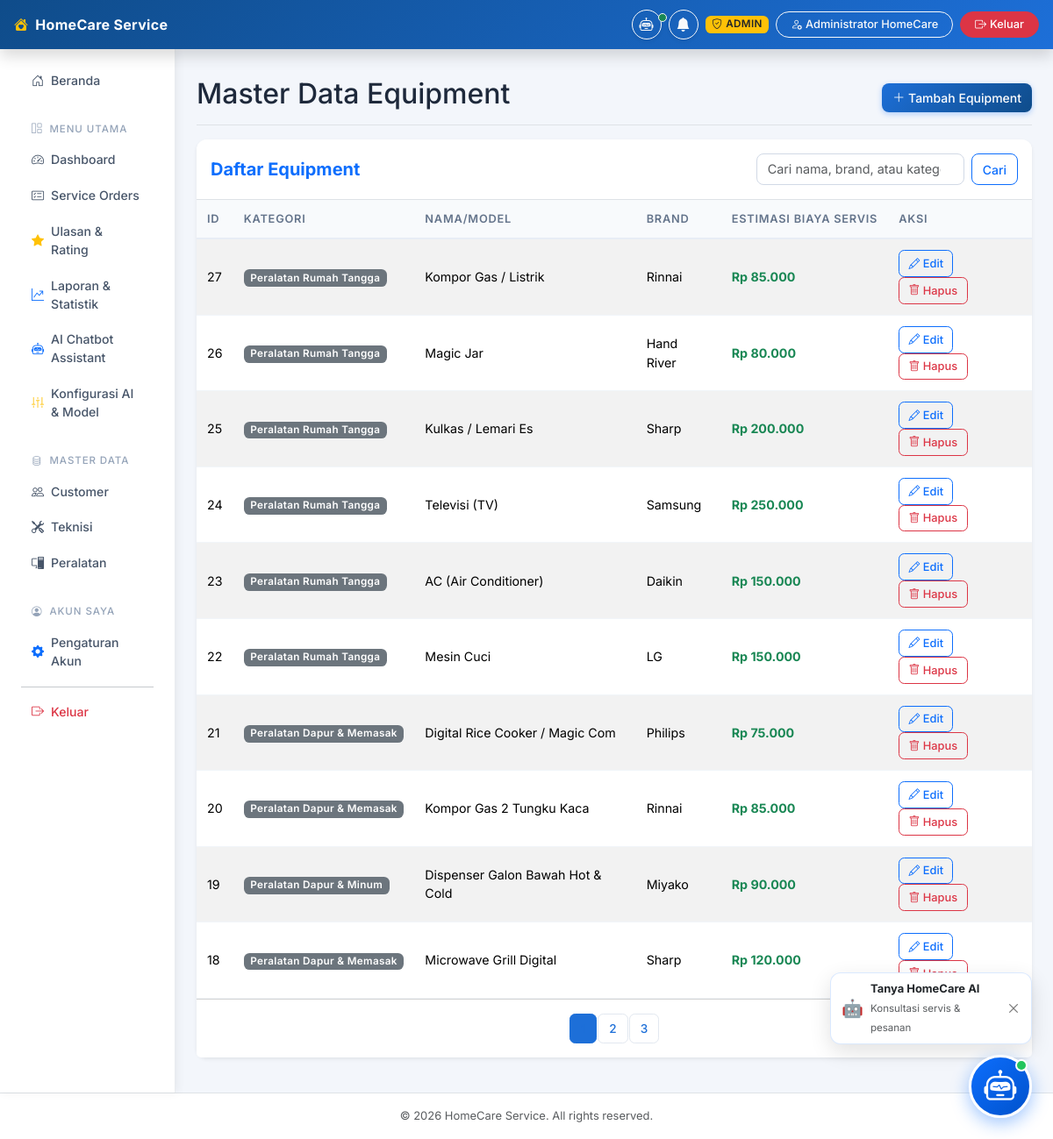
Page /admin/equipment (signed in) on the committed database.
### tables this page shows
CREATE TABLE `equipment` (
  `id` int(11) NOT NULL AUTO_INCREMENT,
  `name` varchar(100) NOT NULL,
  `brand` varchar(100) DEFAULT NULL,
  `category` varchar(100) DEFAULT NULL,
  `description` text DEFAULT NULL,
  `repair_price` decimal(10,2) NOT NULL DEFAULT 0.00,
  `created_at` timestamp NOT NULL DEFAULT current_timestamp(),
  `updated_at` timestamp NOT NULL DEFAULT current_timestamp() ON UPDATE current_timestamp(),
  PRIMARY KEY (`id`),
  KEY `idx_category` (`category`)
);

### app/Core/Controller.php (called while the page is built, shortened)
<?php
class Controller {
    public function view($view, $data = [], $layout = "main") {
        extract($data);
        require_once "../app/Views/layouts/" . $layout . ".php";
    }
    public function model($model) {
        return new $model();
    }
}

### app/Controllers/AdminEquipmentController.php (called while the page is built, shortened)
<?php
class AdminEquipmentController extends Controller {
    public function index() {
        $eqModel = $this->model('Equipment');
        $search = $_GET['search'] ?? '';
        $page = isset($_GET['page']) ? (int)$_GET['page'] : 1;
        $limit = 10;
        $offset = ($page - 1) * $limit;
        $total = $eqModel->getTotal($search);
        $equipments = $eqModel->getAll($search, $limit, $offset);
        $data = [
            'title' => 'Master Equipment - Admin',
            'equipments' => $equipments,
            'search' => $search,
            'page' => $page,
            'total_pages' => ceil($total / $limit)
        ];
        $this->view('admin/equipment/index', $data);
    }
}

### public/index.php (called while the page is built, shortened)
<?php
require_once "../app/Config/Database.php";
require_once "../app/Core/Controller.php";
$router = require_once "../routes/web.php";
$url = isset($_GET["url"]) ? "/" . rtrim($_GET["url"], "/") : "/";
$router->dispatch($url);

### app/Config/Database.php (called while the page is built, shortened)
<?php
class Database {
    private $host = DB_HOST;
    private $user = DB_USER;
    private $pass = DB_PASS;
    private $dbname = DB_NAME;
    private $dbh;
    private $error;
    public function __construct() {
        $dsn = "mysql:host=" . $this->host . ";dbname=" . $this->dbname . ";charset=utf8mb4";
        $options = array(
            PDO::ATTR_ERRMODE => PDO::ERRMODE_EXCEPTION,
            PDO::ATTR_DEFAULT_FETCH_MODE => PDO::FETCH_ASSOC,
            PDO::ATTR_TIMEOUT => 5
        );
        try {
            $this->dbh = new PDO($dsn, $this->user, $this->pass, $options);
        } catch(PDOException $e) {
            if ($e->getCode() == 1049 || strpos($e->getMessage(), 'Unknown database') !== false) {
                try {
                    $pdoInit = new PDO("mysql:host=" . $this->host . ";charset=utf8mb4", $this->user, $this->pass, $options);
                    $pdoInit->exec("CREATE DATABASE IF NOT EXISTS `" . $this->dbname . "` CHARACTER SET utf8mb4 COLLATE utf8mb4_unicode_ci");
                    $pdoInit->exec("USE `" . $this->dbname . "`");
                    $schemaFile = __DIR__ . '/../../database/schema.sql';
                    if (file_exists($schemaFile)) {
                        $sql = file_get_contents($schemaFile);
                        $pdoInit->exec($sql);
                    }
                    $this->dbh = new PDO($dsn, $this->user, $this->pass, $options);
                    self::$sharedPdo = $this->dbh;
                    return;
                } catch (PDOException $ex) {
                    $this->error = $ex->getMessage();
                }
            } else {
                $this->error = $e->getMessage();
            }
            if (!$this->dbh) {
                throw new Exception("Koneksi Database Gagal: " . $this->error . ". Pastikan MySQL pada XAMPP sudah aktif dan database/migrate.php sudah dijalankan.");
            }
        }
    }
    public function getConnection() {
        return $this->dbh;
    }
}

### app/Core/Model.php (called while the page is built)
<?php
class Model {
    protected $db;
    public function __construct() {
        $this->db = new Database();
    }
    protected function getPDO() {
        return $this->db->getConnection();
    }
}

### app/Models/Equipment.php (called while the page is built, shortened)
<?php
require_once '../app/Core/Model.php';
class Equipment extends Model {
    public function getAll($search = '', $limit = 10, $offset = 0) {
        $sql = "SELECT * FROM equipment";
        $sql .= " ORDER BY id DESC LIMIT :limit OFFSET :offset";
        $stmt = $this->getPDO()->prepare($sql);
        $stmt->bindValue(':limit', (int)$limit, PDO::PARAM_INT);
        $stmt->bindValue(':offset', (int)$offset, PDO::PARAM_INT);
        $stmt->execute();
        return $stmt->fetchAll(PDO::FETCH_ASSOC);
    }
}

### app/Views/admin/equipment/index.php (the view, shortened to what this page needs)
<div class="d-flex justify-content-between flex-wrap flex-md-nowrap align-items-center pt-3 pb-2 mb-3 border-bottom">
    <h1 class="h2">Master Data Equipment</h1>
    <a href="<?= BASE_URL ?>/admin/equipment/create" class="btn btn-primary"><i class="bi bi-plus-lg"></i> Tambah Equipment</a>
</div>
<div class="card shadow-sm border-0 mb-4">
    <div class="card-header bg-white border-bottom pt-3 pb-3 d-flex justify-content-between align-items-center">
        <h5 class="mb-0 text-primary fw-bold">Daftar Equipment</h5>
        <form class="d-flex" method="GET" action="<?= BASE_URL ?>/admin/equipment">
            <input class="form-control me-2" type="search" name="search" placeholder="Cari nama, brand, atau kategori..." value="<?= htmlspecialchars($search) ?>">
            <button class="btn btn-outline-primary" type="submit">Cari</button>
        </form>
    </div>
    <div class="card-body p-0">
        <div class="table-responsive">
            <table class="table table-hover table-striped mb-0">
                <thead class="table-light">
                    <tr>
                        <th>ID</th>
                        <th>Kategori</th>
                        <th>Nama/Model</th>
                        <th>Brand</th>
                        <th>Estimasi Biaya Servis</th>
                        <th>Aksi</th>
                    </tr>
                </thead>
                <tbody>
                    <?php if(!empty($equipments)): ?>
                        <?php foreach($equipments as $e): ?>
                            <tr>
                                <td><?= htmlspecialchars($e['id']) ?></td>
                                <td><span class="badge bg-secondary"><?= htmlspecialchars($e['category'] ?? 'Uncategorized') ?></span></td>
                                <td><?= htmlspecialchars($e['name']) ?></td>
                                <td><?= htmlspecialchars($e['brand'] ?? '-') ?></td>
                                <td><span class="text-success fw-bold">Rp <?= number_format($e['repair_price'] ?? 0, 0, ',', '.') ?></span></td>
                                <td>
                                    <a href="<?= BASE_URL ?>/admin/equipment/edit?id=<?= $e['id'] ?>" class="btn btn-sm btn-outline-primary"><i class="bi bi-pencil"></i> Edit</a>
                                    <form action="<?= BASE_URL ?>/admin/equipment/delete" method="POST" class="d-inline" onsubmit="return confirm('Apakah Anda yakin ingin menghapus equipment ini?');">
                                        <button type="submit" class="btn btn-sm btn-outline-danger"><i class="bi bi-trash"></i> Hapus</button>
                                    </form>
                                </td>
                            </tr>
                        <?php endforeach; ?>
                    <?php else: ?>
                        <tr>
                            <td colspan="5" class="text-center py-4 text-muted">Data equipment tidak ditemukan.</td>
                        </tr>
                    <?php endif; ?>
                </tbody>
            </table>
        </div>
    </div>
    <?php if($total_pages > 1): ?>
    <div class="card-footer bg-white pt-3 pb-3">
        <nav aria-label="Page navigation">
            <ul class="pagination mb-0 justify-content-center">
                <?php for($i=1; $i<=$total_pages; $i++): ?>
                    <li class="page-item <?= $i == $page ? 'active' : '' ?>">
                        <a class="page-link" href="<?= BASE_URL ?>/admin/equipment?page=<?= $i ?>&search=<?= urlencode($search) ?>"><?= $i ?></a>
                    </li>
                <?php endfor; ?>
            </ul>
        </nav>
    </div>
    <?php endif; ?>
</div>

### public/css/style.css (style rules this page uses)
body { font-family: "Inter", "Segoe UI", Tahoma, Geneva, Verdana, sans-serif; background-color: #f3f6fb; color: #1e293b; font-size: 0.925rem; }
.card { border-radius: 0.75rem; border: 1px solid #e8edf5; transition: box-shadow 0.2s ease, transform 0.2s ease; }
.card-header { border-radius: 0.75rem 0.75rem 0 0 !important; border-bottom: 1px solid #e8edf5; }
.table th { font-size: 0.8rem; font-weight: 600; text-transform: uppercase; letter-spacing: 0.06em; color: #64748b; padding: 0.75rem; white-space: nowrap; background-color: #f8fafc; border-bottom: 2px solid #e8edf5; }
.table td { padding: 0.75rem; vertical-align: middle; border-bottom: 1px solid #f1f5f9; font-size: 0.89rem; }
.badge { font-weight: 600; font-size: 0.73rem; letter-spacing: 0.03em; padding: 0.35em 0.65em; border-radius: 0.4rem; }
.btn { font-weight: 500; font-size: 0.875rem; border-radius: 0.5rem; transition: all 0.18s ease; }
.btn-primary { background: linear-gradient(135deg, #1d6fd8 0%, #0f4c8a 100%); border: none; box-shadow: 0 2px 6px rgba(13,110,253,0.3); }
.btn-sm { font-size: 0.8rem; padding: 0.3rem 0.65rem; border-radius: 0.4rem; }
.form-control, .form-select { border-radius: 0.5rem; border: 1.5px solid #d1d9e6; font-size: 0.9rem; transition: border-color 0.2s, box-shadow 0.2s; background-color: #fff; }
.pagination .page-link { border-radius: 0.4rem !important; margin: 0 2px; font-size: 0.85rem; font-weight: 500; border: 1.5px solid #e2e8f0; color: #1d6fd8; transition: all 0.15s; }
.pagination .page-item.active .page-link { background-color: #1d6fd8; border-color: #1d6fd8; }
a, button { transition: color 0.15s, background-color 0.15s, border-color 0.15s, box-shadow 0.15s, transform 0.15s; }

### rows in the picture
equipment: id "27", category "Peralatan Rumah Tangga", name "Kompor Gas / Listrik", brand "Rinnai", repair_price "85.000"
equipment: id "26", category "Peralatan Rumah Tangga", name "Magic Jar", brand "Hand River", repair_price "80.000"
equipment: id "25", category "Peralatan Rumah Tangga", name "Kulkas / Lemari Es", brand "Sharp", repair_price "200.000"
equipment: id "24", category "Peralatan Rumah Tangga", name "Televisi (TV)", brand "Samsung", repair_price "250.000"
equipment: id "23", category "Peralatan Rumah Tangga", name "AC (Air Conditioner)", brand "Daikin", repair_price "150.000"
equipment: id "22", category "Peralatan Rumah Tangga", name "Mesin Cuci", brand "LG", repair_price "150.000"
equipment: id "21", category "Peralatan Dapur & Memasak", name "Digital Rice Cooker / Magic Com", brand "Philips", repair_price "75.000"
equipment: id "20", category "Peralatan Dapur & Memasak", name "Kompor Gas 2 Tungku Kaca", brand "Rinnai", repair_price "85.000"
equipment: id "19", category "Peralatan Dapur & Minum", name "Dispenser Galon Bawah Hot & Cold", brand "Miyako", repair_price "90.000"
equipment: id "18", category "Peralatan Dapur & Memasak", name "Microwave Grill Digital", brand "Sharp", repair_price "120.000"

### other values in the picture
$role "ADMIN"
$_SESSION['user_name'] "Administrator HomeCare"
